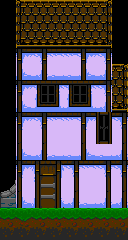

A 2D game scene composited from a Tiled map and its tileset images. What follows is a short description and the map's XML, with every tile layer's data as written:
An orthogonal 8x15 tile map with 16x16 px tiles, 2 tile layers (back, front).

<map version="1.0" orientation="orthogonal" width="8" height="15" tilewidth="16" tileheight="16">
 <tileset firstgid="1" name="town" tilewidth="16" tileheight="16">
  <image source="../../img/tiles/town.gif" trans="ff00ff" width="256" height="256" />
 </tileset>
 <layer name="back" width="8" height="15">
  <data encoding="csv">
0,1,2,2,2,2,3,0,
0,17,18,18,18,18,19,0,
0,33,34,34,34,34,35,0,
0,132,133,131,131,132,133,0,
0,164,165,163,163,164,165,3,
0,132,100,101,100,101,133,19,
0,164,116,117,116,117,165,35,
0,132,133,131,131,132,134,133,
0,148,149,147,147,148,150,149,
0,164,165,163,163,164,163,165,
0,132,135,136,133,131,133,133,
154,148,151,152,149,147,149,149,
170,164,167,168,165,163,165,165,
0,0,0,0,0,0,0,0,
0,0,0,0,0,0,0,0
</data>
 </layer>
 <layer name="front" width="8" height="15">
  <data encoding="csv">
166,166,166,166,166,166,166,166,
0,0,0,0,0,0,0,0,
0,0,0,0,0,0,0,0,
0,0,0,0,0,0,0,0,
0,0,0,0,0,0,0,0,
0,0,0,0,0,0,0,0,
0,0,0,0,0,0,0,0,
0,0,0,0,0,0,0,0,
0,0,0,0,0,0,0,0,
0,0,0,0,0,0,0,0,
0,0,0,0,0,0,0,0,
0,0,0,0,0,0,0,0,
0,0,0,0,0,0,0,0,
177,178,179,180,181,182,183,184,
193,194,195,196,197,198,199,200
</data>
 </layer>
 <objectgroup name="objects" width="8" height="15" />
</map>
